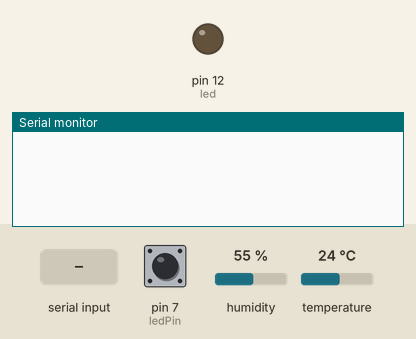
This sketch was run on a simulated Arduino Uno, built with avr-gcc and run on an emulated ATmega328P. On the bench: output pins drawn as LEDs (lit = HIGH), the last lines printed to the serial monitor. The test bench sets the inputs (shaded band); at power-on: pin 7 (ledPin) HIGH, humidity 55 %, temperature 24 °C.

Above: at 1.2 s.
1.3 s: "D" received over Serial
At 2.3 s:
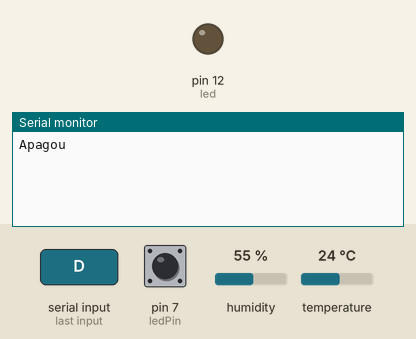
3.0 s: "T" received over Serial
At 3.6 s:
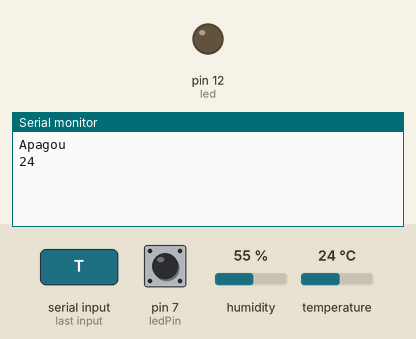

Measured:
- after the input at 1.3 s, the serial monitor: prints a new line after 0.29 s (image 1)
- after the input at 3.0 s, the serial monitor: prints a new line after 0.16 s (image 2)

The sketch:

dhtserial.ino
```cpp
#define ledPin 7
#define led 12
#include "dht.h"
int ledStatus;
const int pinoDHT11 = A2;

dht DHT; //VARIÁVEL DO TIPO DHT

void setup(){
  pinMode(led,OUTPUT);
  pinMode(ledPin, INPUT);
  Serial.begin(9600);
}

void loop(){
  ledStatus = digitalRead(ledPin);
  //Serial.println(ledStatus);
  DHT.read11(pinoDHT11);
  if (Serial.available()) //se byte pronto para leitura
   {
    switch(Serial.read())      //verifica qual caracter recebido
    {
      case 'A':    if(ledStatus == 0){
                     digitalWrite(led,HIGH);
                     Serial.println("Acendeu");
                     }
      break;
      case 'D':   if(ledStatus == 1){
                     digitalWrite(led,LOW);
                     Serial.println("Apagou");
                  }
      break;
      case 'T': Serial.println(DHT.temperature, 0); //IMPRIME NA SERIAL O VALOR DE TEMP MEDIDO E REMOVE A PARTE DECIMAL
      break;
      case 'U': Serial.println(DHT.humidity,0);
      break;
    }// fim switch
   }// fim if
  delay(500);
}
```
